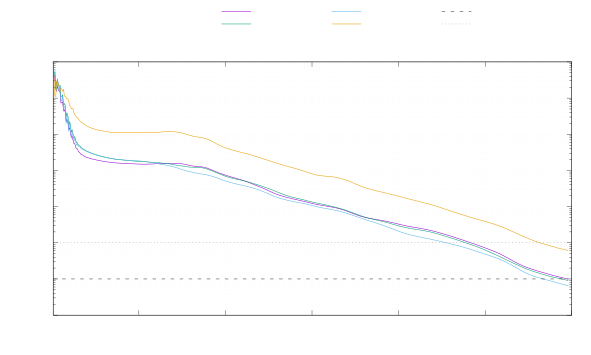

Generate this figure with gnuplot:
set terminal cairolatex pdf color size 15cm,9cm font ",10"
set output "figures/postop_hxt_025_residuals.tex"
set datafile separator comma
set key outside top center horizontal maxrows 2
set grid xtics ytics mxtics mytics back lc rgb "#d0d0d0"
set logscale y
set format y "$10^{%T}$"
set xlabel "SIMPLE iteration"
set ylabel "Initial residual"
set xrange [1:*]
set yrange [1e-7:1]
set title "Postoperative steady-solver convergence"
plot "/home/hvoverme/tracheomalacia_cfd/assignment/data/postop_hxt_025_residuals.csv" using 1:2 every ::1 with lines lw 1.5 title "$U_x$", \
     "/home/hvoverme/tracheomalacia_cfd/assignment/data/postop_hxt_025_residuals.csv" using 1:3 every ::1 with lines lw 1.5 title "$U_y$", \
     "/home/hvoverme/tracheomalacia_cfd/assignment/data/postop_hxt_025_residuals.csv" using 1:4 every ::1 with lines lw 1.5 title "$U_z$", \
     "/home/hvoverme/tracheomalacia_cfd/assignment/data/postop_hxt_025_residuals.csv" using 1:5 every ::1 with lines lw 1.5 title "$p$", \
     1e-6 with lines dt 2 lw 1.2 lc rgb "black" title "$U$ criterion", \
     1e-5 with lines dt 3 lw 1.2 lc rgb "#666666" title "$p$ criterion"
unset output
